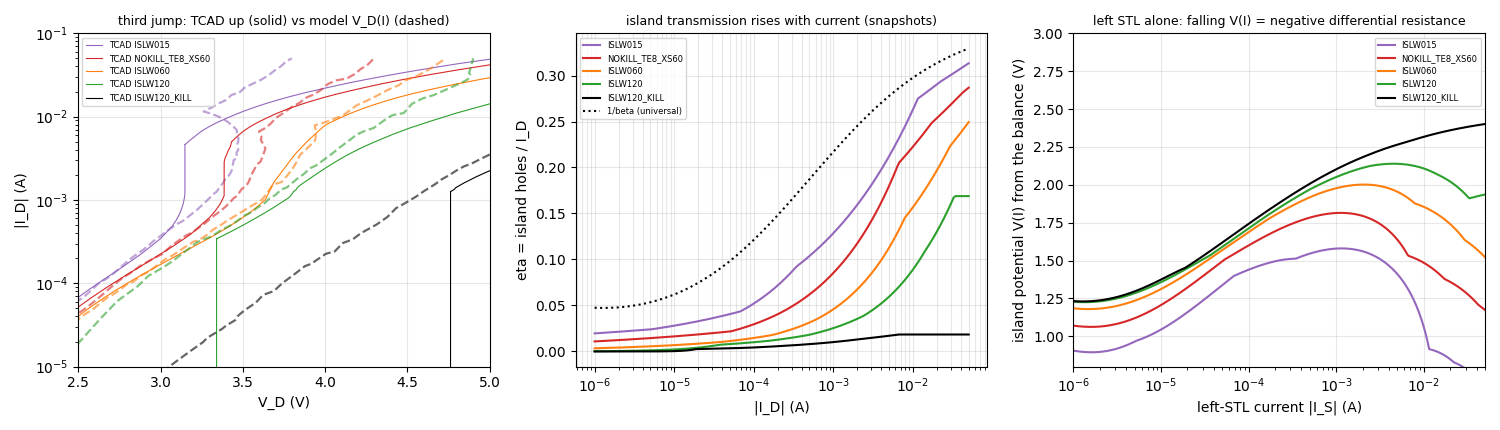

Here is the Python script that generated this plot:
#!/usr/bin/env python3
"""Third jump (hole loop, README Step 18) in TCAD and in the body hole-balance model (model_latch.py).

TCAD: every fixed-bias jump of |I_D| > 0.3 decade above I_D = 1e-4 A (above the second latch), up and down sweep.
Model: the same search on the S-shaped V_D(I) of model_latch.py (up: new maxima with rising I, down: new minima).
Loop condition: on the on-branch M-1(V) = 1/beta(I) - eta(I_D) I_D / I, so V(I) falls with I (negative differential
resistance of the left STL) where d(eta I_D/I)/d ln I > d(1/beta)/d ln I, i.e. where the island transmission eta grows
with current faster than the hole loss per electron. The right STL in series adds dV_R/dI; a fold of V_D(I) = third jump.
Output: third_latch.dat, third_latch.png"""
import os, runpy, numpy as np, matplotlib
matplotlib.use('Agg'); import matplotlib.pyplot as plt
H = os.path.dirname(os.path.abspath(__file__))
G = runpy.run_path(os.path.join(H, 'model_latch.py'))
T, Mo, RUNS, eta_tab, g_of, pg = G['T'], G['Mo'], G['RUNS'], G['eta_tab'], G['g_of'], G['pg']


def tjumps(v, I, sign, thr=0.3):
    l = np.log10(I + 1e-30); out, i, n = [], 0, len(v)
    while i < n - 1:
        j = i
        while j + 1 < n and abs(v[j + 1] - v[i]) < 2e-3: j += 1
        if j > i and sign * (l[j] - l[i]) > thr and min(I[i], I[j]) > 1e-4: out.append((v[i], l[j] - l[i])); i = j
        else: i += 1
    return out


def mjumps(mo, key):
    ix = np.where(mo[key])[0]; ID = mo['ID'][ix]; d = np.diff(np.log10(ID))
    return [(mo['VD'][ix[k]], d[k]) for k in np.where((d > 0.3) & (ID[:-1] > 1e-4))[0]]


lines = ['# run  W  | TCAD up jumps (V_D, dec) | TCAD down | model up | model down   (I_D > 1e-4 A, > 0.3 dec)']
fig, ax = plt.subplots(1, 3, figsize=(15, 4.3))
for run, d, w, s in RUNS:
    t, mo = T[run], Mo[run]; k = t['k']
    tu, td = tjumps(t['v'][:k + 1], t['Id'][:k + 1], +1), tjumps(t['v'][k:], t['Id'][k:], -1)
    mu, md = mjumps(mo, 'up'), mjumps(mo, 'dn')
    f = lambda L: ' '.join('%.2f(%+.1f)' % x for x in L) or '-'
    lines.append('%-16s %3d | %s | %s | %s | %s' % (run, w, f(tu), f(td), f(mu), f(md)))
for run, c in (('ISLW015', 'tab:purple'), ('NOKILL_TE8_XS60', 'tab:red'), ('ISLW060', 'tab:orange'), ('ISLW120', 'tab:green'), ('ISLW120_KILL', 'k')):
    t, mo = T[run], Mo[run]; k = t['k']
    ax[0].plot(t['v'][:k + 1], t['Id'][:k + 1], '-', color=c, lw=.8, label='TCAD ' + run); ax[0].plot(mo['VD'], mo['ID'], '--', color=c, lw=1.6, alpha=.6)
    I = np.logspace(-6, -1.3, 200); et = eta_tab(run)
    ax[1].semilogx(I, et(I), '-', color=c, label=run)
    ax[2].semilogx(mo['I'], mo['V'], '-', color=c, label=run)
ax[0].set_yscale('log'); ax[0].set_xlim(2.5, 5); ax[0].set_ylim(1e-5, 1e-1); ax[0].set_xlabel('V_D (V)'); ax[0].set_ylabel('|I_D| (A)')
ax[0].set_title('third jump: TCAD up (solid) vs model V_D(I) (dashed)', fontsize=9); ax[0].legend(fontsize=6); ax[0].grid(alpha=.3)
ax[1].semilogx(I, g_of(I, pg), 'k:', label='1/beta (universal)'); ax[1].set_xlabel('|I_D| (A)'); ax[1].set_ylabel('eta = island holes / I_D')
ax[1].set_title('island transmission rises with current (snapshots)', fontsize=9); ax[1].legend(fontsize=6); ax[1].grid(alpha=.3, which='both')
ax[2].set_xlim(1e-6, 5e-2); ax[2].set_ylim(0.8, 3.0); ax[2].set_xlabel('left-STL current |I_S| (A)'); ax[2].set_ylabel('island potential V(I) from the balance (V)')
ax[2].set_title('left STL alone: falling V(I) = negative differential resistance', fontsize=9); ax[2].legend(fontsize=6); ax[2].grid(alpha=.3)
fig.tight_layout(); fig.savefig(os.path.join(H, 'third_latch.png'), dpi=100)
open(os.path.join(H, 'third_latch.dat'), 'w').write('\n'.join(lines) + '\n'); print('\n'.join(lines))

# ---------- onset width of the third jump from the universal coupling eta(I_D, W) = eta0(I_D) exp(-W / L_eff(I_D)) ----------
WS = np.array([15, 30, 45, 60, 90, 120]); RW = ['ISLW015', 'NOKILL_TE8_XS60', 'ISLW045', 'ISLW060', 'ISLW090', 'ISLW120']
IDg = np.logspace(-7.5, -1.2, 60); E0, LE = [], []
for ID in IDg:
    p = np.polyfit(WS, np.log([eta_tab(r)(ID) for r in RW]), 1); E0.append(np.exp(p[1])); LE.append(-1 / p[0])
E0, LE = np.array(E0), np.array(LE)
eta_u = lambda ID, W: np.interp(np.log10(ID), np.log10(IDg), E0) * np.exp(-W / np.interp(np.log10(ID), np.log10(IDg), LE))
m_of, pm, RTAP, G0 = G['m_of'], G['pm'], G['RTAP'], G['G0']
VR = T['NOKILL_TE8_XS60']['VR']                       # right STL is the same body (105 nm) in every run


def third(W):
    I = np.logspace(-13, -1.3, 1600)
    h = lambda V: m_of(V, pm) * I + eta_u(I + V / RTAP, W) * (I + V / RTAP) + G0 - g_of(I, pg) * I
    lo, hi = np.zeros_like(I), np.full_like(I, 8.0)
    for _ in range(50):
        mid = 0.5 * (lo + hi); pos = h(mid) > 0; hi = np.where(pos, mid, hi); lo = np.where(pos, lo, mid)
    V = np.where((h(np.zeros_like(I)) < 0) & (h(np.full_like(I, 8.0)) > 0), 0.5 * (lo + hi), np.nan)
    ID = I + V / RTAP; VD = V + VR(ID); g = np.isfinite(VD); ID, VD = ID[g], VD[g]
    hiI = ID > 1e-4; d = np.diff(VD[hiI])                                       # on-branch above 0.1 mA: any V_D fold?
    fold = np.where((d[:-1] > 0) & (d[1:] <= 0))[0]
    return (VD[hiI][fold[0] + 1], ID[hiI][fold[0] + 1]) if len(fold) else (np.nan, np.nan)


scan = [(W,) + third(W) for W in np.arange(10, 62.5, 2.5)]
Wc3 = next((W for W, v, i in scan if not np.isfinite(v)), np.nan)
txt = ['# onset of the third jump with the universal eta(I_D, W) = eta0(I_D) exp(-W / L_eff(I_D)) (fit over W 15-120 nm at each I_D)',
       '# I_D  eta0  L_eff(nm): ' + ', '.join('%.0e %.3f %.0f' % (a, b, c) for a, b, c in zip(IDg[::6], E0[::6], LE[::6])),
       '# W_nm  V_D at the on-branch fold (local max of V_D(I) above 0.1 mA)  I_D there',
       *['%5.1f  %s  %s' % (W, '%.3f' % v if np.isfinite(v) else '  -  ', '%.2e' % i if np.isfinite(i) else '-') for W, v, i in scan],
       '# predicted onset: third jump disappears at W >= %.1f nm' % Wc3]
open(os.path.join(H, 'third_latch.dat'), 'a').write('\n'.join(txt) + '\n'); print('\n'.join(txt))
